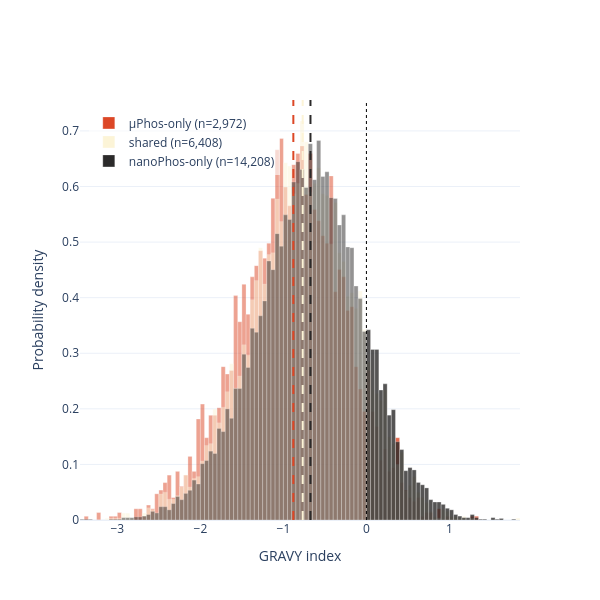

Notebook source saved alongside this figure:
### Code cell
# Supplementary Figure 1G — plot: GRAVY distribution of the three peptide pools.
import plotly.graph_objects as go

fr_nano  = float((g_nano_only  > 0).mean()); n_nano  = len(g_nano_only)
fr_shar  = float((g_shared     > 0).mean()); n_shar  = len(g_shared)
fr_uphos = float((g_uphos_only > 0).mean()); n_uphos = len(g_uphos_only)
med_nano, med_shar, med_uphos = np.median(g_nano_only), np.median(g_shared), np.median(g_uphos_only)

UPHOS_C, NANO_C, SHARE_C = '#dc4726', '#2b2a2a', '#fcf4d7'
OP_BELOW, OP_ABOVE, BIN = 0.5, 0.8, 0.05

all_g   = np.concatenate([g_uphos_only, g_shared, g_nano_only])
edges   = np.arange(np.floor(all_g.min() / BIN) * BIN, np.ceil(all_g.max() / BIN) * BIN + BIN, BIN)
centers = (edges[:-1] + edges[1:]) / 2
opac    = np.where(centers > 0, OP_ABOVE, OP_BELOW)   # dim the GRAVY<0 tail
def _density(g):
    c, _ = np.histogram(g, bins=edges)
    return c / (c.sum() * BIN)

fig = go.Figure()
for d, name, color in [(_density(g_uphos_only), f"µPhos-only (n={n_uphos:,})",   UPHOS_C),
                       (_density(g_shared),      f"shared (n={n_shar:,})",            SHARE_C),
                       (_density(g_nano_only),   f"nanoPhos-only (n={n_nano:,})",     NANO_C)]:
    fig.add_trace(go.Bar(x=centers, y=d, name=name, width=BIN,
                         marker=dict(color=color, opacity=opac,
                                     line=dict(color='white', width=0.3))))
for x, c in [(med_uphos, UPHOS_C), (med_shar, SHARE_C), (med_nano, NANO_C)]:
    fig.add_vline(x=x, line=dict(color=c, dash='dash', width=2))
fig.add_vline(x=0, line=dict(color='black', dash='dot', width=1))

ann = (f"<b>GRAVY &gt; 0 fraction</b><br>µPhos-only: {100*fr_uphos:.1f}%<br>"
       f"shared: {100*fr_shar:.1f}%<br>nanoPhos-only: {100*fr_nano:.1f}%<br><br>"
       f"Fisher (nanoPhos-only vs µPhos-only):<br>OR = {or_:.2f}, p = {p_one:.1e}")
fig.update_layout(barmode='overlay', xaxis_title='GRAVY index',
                  yaxis_title='Probability density', template='plotly_white',
                  width=600, height=600,
                  legend=dict(yanchor='top', y=0.98, xanchor='left', x=0.02,
                              bgcolor='rgba(255,255,255,0.6)'))
fig.show()
# fig.write_image(r'figures/suppl_figure1g.pdf', height=600, width=600)
